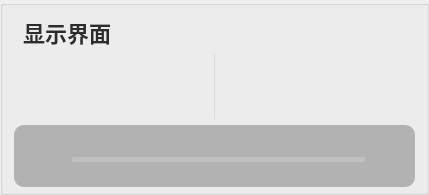
          <widget class="QGroupBox" name="screen">
           <property name="styleSheet">
            <string notr="true">#screen{
	background-color: rgba(205, 205, 205, 255);
	border-left: 10px solid rgba(0, 0, 0,100);
	border-right: 0px solid rgba(29, 83, 185, 255);
}</string>
           </property>
           <property name="title">
            <string/>
           </property>
           <layout class="QVBoxLayout" name="verticalLayout_4" stretch="0,1,0">
            <property name="topMargin">
             <number>0</number>
            </property>
            <property name="bottomMargin">
             <number>0</number>
            </property>
            <item>
             <widget class="QGroupBox" name="groupBox_3">
              <property name="minimumSize">
               <size>
                <width>0</width>
                <height>42</height>
               </size>
              </property>
              <property name="maximumSize">
               <size>
                <width>16777215</width>
                <height>42</height>
               </size>
              </property>
              <property name="styleSheet">
               <string notr="true">#groupBox_3{
border: 0px solid #42adff;
border-radius:0px;}</string>
              </property>
              <property name="title">
               <string/>
              </property>
              <layout class="QHBoxLayout" name="horizontalLayout_6">
               <property name="leftMargin">
                <number>0</number>
               </property>
               <property name="topMargin">
                <number>0</number>
               </property>
               <property name="rightMargin">
                <number>0</number>
               </property>
               <property name="bottomMargin">
                <number>0</number>
               </property>
               <item>
                <widget class="QLabel" name="label_6">
                 <property name="minimumSize">
                  <size>
                   <width>100</width>
                   <height>40</height>
                  </size>
                 </property>
                 <property name="maximumSize">
                  <size>
                   <width>16777215</width>
                   <height>40</height>
                  </size>
                 </property>
                 <property name="styleSheet">
                  <string notr="true">QLabel
{
	font-size: 22px;
	font-family: &quot;Microsoft YaHei&quot;;
	font-weight: bold;
 	border-radius:3px;
	background:rgba(138, 138, 138, 0);
	color: rgb(44, 44, 44);
}
</string>
                 </property>
                 <property name="text">
                  <string>显示界面</string>
                 </property>
                 <property name="alignment">
                  <set>Qt::AlignCenter</set>
                 </property>
                </widget>
               </item>
               <item>
                <spacer name="horizontalSpacer_14">
                 <property name="orientation">
                  <enum>Qt::Horizontal</enum>
                 </property>
                 <property name="sizeHint" stdset="0">
                  <size>
                   <width>40</width>
                   <height>20</height>
                  </size>
                 </property>
                </spacer>
               </item>
               <item>
                <widget class="QLabel" name="fps_label">
                 <property name="minimumSize">
                  <size>
                   <width>100</width>
                   <height>40</height>
                  </size>
                 </property>
                 <property name="maximumSize">
                  <size>
                   <width>100</width>
                   <height>40</height>
                  </size>
                 </property>
                 <property name="styleSheet">
                  <string notr="true">QLabel
{
	font-size: 20px;
	font-family: &quot;Microsoft YaHei&quot;;
	font-weight: bold;
	border-radius:9px;
	background:rgba(66, 195, 255, 0);
     color: rgb(44, 44, 44);
}
</string>
                 </property>
                 <property name="text">
                  <string/>
                 </property>
                 <property name="alignment">
                  <set>Qt::AlignCenter</set>
                 </property>
                </widget>
               </item>
              </layout>
             </widget>
            </item>
            <item>
             <widget class="QSplitter" name="splitter">
              <property name="enabled">
               <bool>true</bool>
              </property>
              <property name="styleSheet">
               <string notr="true">#splitter::handle{background: 1px solid  rgba(200, 200, 200,100);}</string>
              </property>
              <property name="frameShape">
               <enum>QFrame::NoFrame</enum>
              </property>
              <property name="lineWidth">
               <number>10</number>
              </property>
              <property name="orientation">
               <enum>Qt::Horizontal</enum>
              </property>
              <property name="handleWidth">
               <number>1</number>
              </property>
              <widget class="Label_click_Mouse" name="raw_video">
               <property name="enabled">
                <bool>true</bool>
               </property>
               <property name="sizePolicy">
                <sizepolicy hsizetype="Ignored" vsizetype="Ignored">
                 <horstretch>0</horstretch>
                 <verstretch>0</verstretch>
                </sizepolicy>
               </property>
               <property name="minimumSize">
                <size>
                 <width>200</width>
                 <height>0</height>
                </size>
               </property>
               <property name="font">
                <font>
                 <family>微软雅黑</family>
                 <pointsize>36</pointsize>
                </font>
               </property>
               <property name="cursor">
                <cursorShape>ArrowCursor</cursorShape>
               </property>
               <property name="styleSheet">
                <string notr="true">color: rgb(44, 44, 44);
</string>
               </property>
               <property name="text">
                <string/>
               </property>
               <property name="scaledContents">
                <bool>false</bool>
               </property>
               <property name="alignment">
                <set>Qt::AlignCenter</set>
               </property>
              </widget>
              <widget class="Label_click_Mouse" name="out_video">
               <property name="enabled">
                <bool>true</bool>
               </property>
               <property name="sizePolicy">
                <sizepolicy hsizetype="Ignored" vsizetype="Ignored">
                 <horstretch>0</horstretch>
                 <verstretch>0</verstretch>
                </sizepolicy>
               </property>
               <property name="minimumSize">
                <size>
                 <width>200</width>
                 <height>0</height>
                </size>
               </property>
               <property name="font">
                <font>
                 <family>微软雅黑</family>
                 <pointsize>36</pointsize>
                </font>
               </property>
               <property name="cursor">
                <cursorShape>ArrowCursor</cursorShape>
               </property>
               <property name="styleSheet">
                <string notr="true">color: rgb(44, 44, 44);
</string>
               </property>
               <property name="text">
                <string/>
               </property>
               <property name="scaledContents">
                <bool>false</bool>
               </property>
               <property name="alignment">
                <set>Qt::AlignCenter</set>
               </property>
              </widget>
             </widget>
            </item>
            <item>
             <widget class="QGroupBox" name="progress">
              <property name="styleSheet">
               <string notr="true">QGroupBox{
	background-color: rgba(138, 138, 138, 150);
	border-radius:10px;
	margin-bottom:5px;
	right:10px;
}
</string>
              </property>
              <property name="alignment">
               <set>Qt::AlignCenter</set>
              </property>
              <property name="flat">
               <bool>false</bool>
              </property>
              <layout class="QHBoxLayout" name="horizontalLayout_12">
               <property name="rightMargin">
                <number>1</number>
               </property>
               <item>
                <widget class="QPushButton" name="runButton">
                 <property name="minimumSize">
                  <size>
                   <width>40</width>
                   <height>40</height>
                  </size>
                 </property>
                 <property name="styleSheet">
                  <string notr="true">QPushButton {
	border-style: solid;
	border-width: 0px;
	border-radius: 10px;
	background-color: rgba(223, 223, 223, 0);
}
QPushButton::focus{
	outline: none;
}
QPushButton::hover {
	border-style: solid;
	border-width: 0px;
	border-radius: 10px;
	background-color: rgba(223, 223, 223, 150);}</string>
                 </property>
                 <property name="text">
                  <string/>
                 </property>
                 <property name="icon">
                  <iconset resource="../apprcc.qrc">
                   <normaloff>:/img/icon/play.png</normaloff>
                   <normalon>:/img/icon/pause.png</normalon>
                   <disabledoff>:/img/icon/play.png</disabledoff>
                   <disabledon>:/img/icon/pause.png</disabledon>
                   <activeoff>:/img/icon/play.png</activeoff>
                   <activeon>:/img/icon/pause.png</activeon>
                   <selectedoff>:/img/icon/play.png</selectedoff>
                   <selectedon>:/img/icon/pause.png</selectedon>:/img/icon/play.png</iconset>
                 </property>
                 <property name="iconSize">
                  <size>
                   <width>30</width>
                   <height>30</height>
                  </size>
                 </property>
                 <property name="checkable">
                  <bool>true</bool>
                 </property>
                </widget>
               </item>
               <item>
                <widget class="QProgressBar" name="progressBar">
                 <property name="maximumSize">
                  <size>
                   <width>16777215</width>
                   <height>5</height>
                  </size>
                 </property>
                 <property name="styleSheet">
                  <string notr="true">QProgressBar{
	color: rgb(0, 0, 0); 
	font:12pt; border-radius:2px; 
	text-align:center; 	
	border:none; 
	background-color: rgba(215, 215, 215,100);
} 
QProgressBar:chunk{ 
	border-radius:0px; 
	background: rgba(55, 55, 55, 200);
}</string>
                 </property>
                 <property name="maximum">
                  <number>1000</number>
                 </property>
                 <property name="value">
                  <number>0</number>
                 </property>
                 <property name="textVisible">
                  <bool>false</bool>
                 </property>
                </widget>
               </item>
               <item>
                <widget class="QPushButton" name="stopButton">
                 <property name="minimumSize">
                  <size>
                   <width>40</width>
                   <height>40</height>
                  </size>
                 </property>
                 <property name="styleSheet">
                  <string notr="true">QPushButton {
border-style: solid;
border-width: 0px;
border-radius: 0px;
background-color: rgba(223, 223, 223, 0);
}
QPushButton::focus{outline: none;}
QPushButton::hover {
border-style: solid;
border-width: 0px;
border-radius: 10px;
background-color: rgba(223, 223, 223, 150);}</string>
                 </property>
                 <property name="text">
                  <string/>
                 </property>
                 <property name="icon">
                  <iconset resource="../apprcc.qrc">
                   <normaloff>:/img/icon/finish.png</normaloff>:/img/icon/finish.png</iconset>
                 </property>
                 <property name="iconSize">
                  <size>
                   <width>30</width>
                   <height>30</height>
                  </size>
                 </property>
                </widget>
               </item>
              </layout>
             </widget>
            </item>
           </layout>
          </widget>
